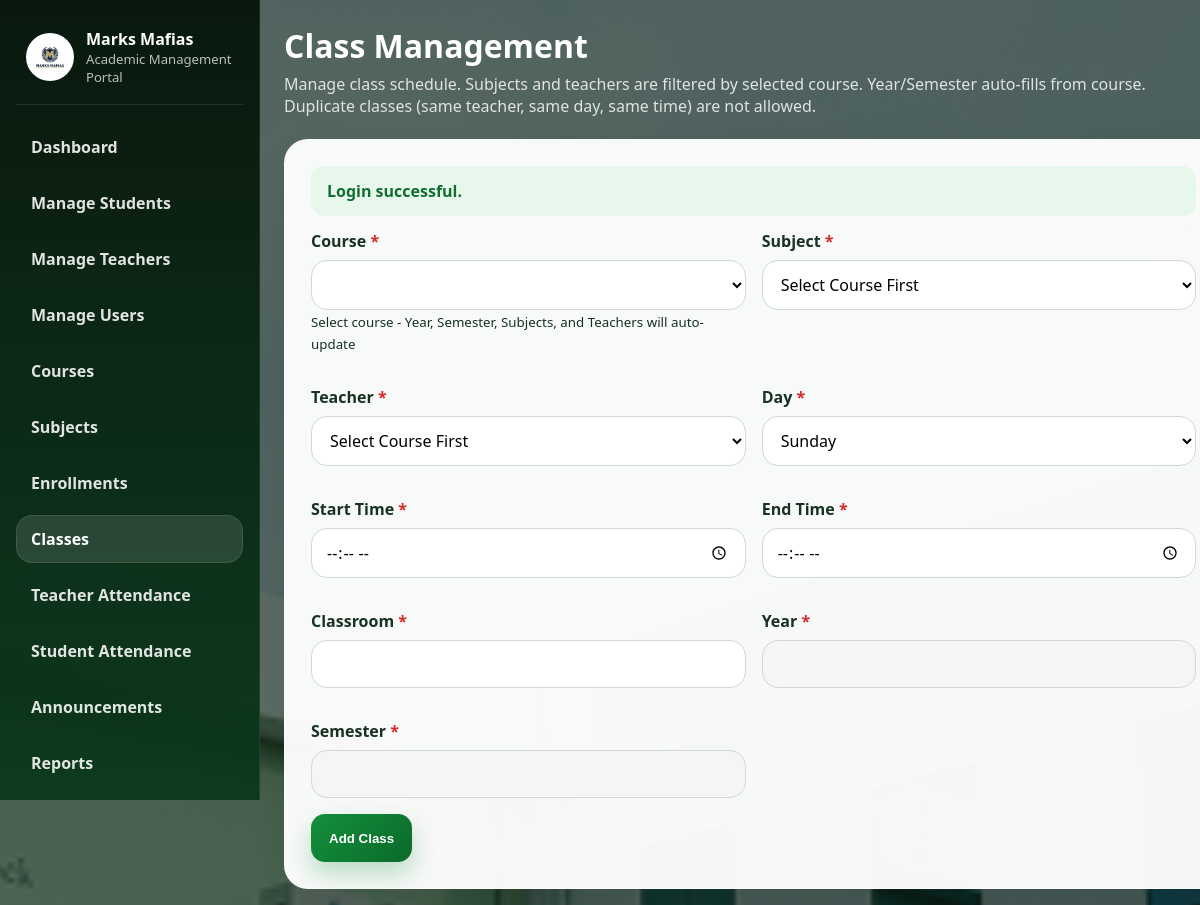
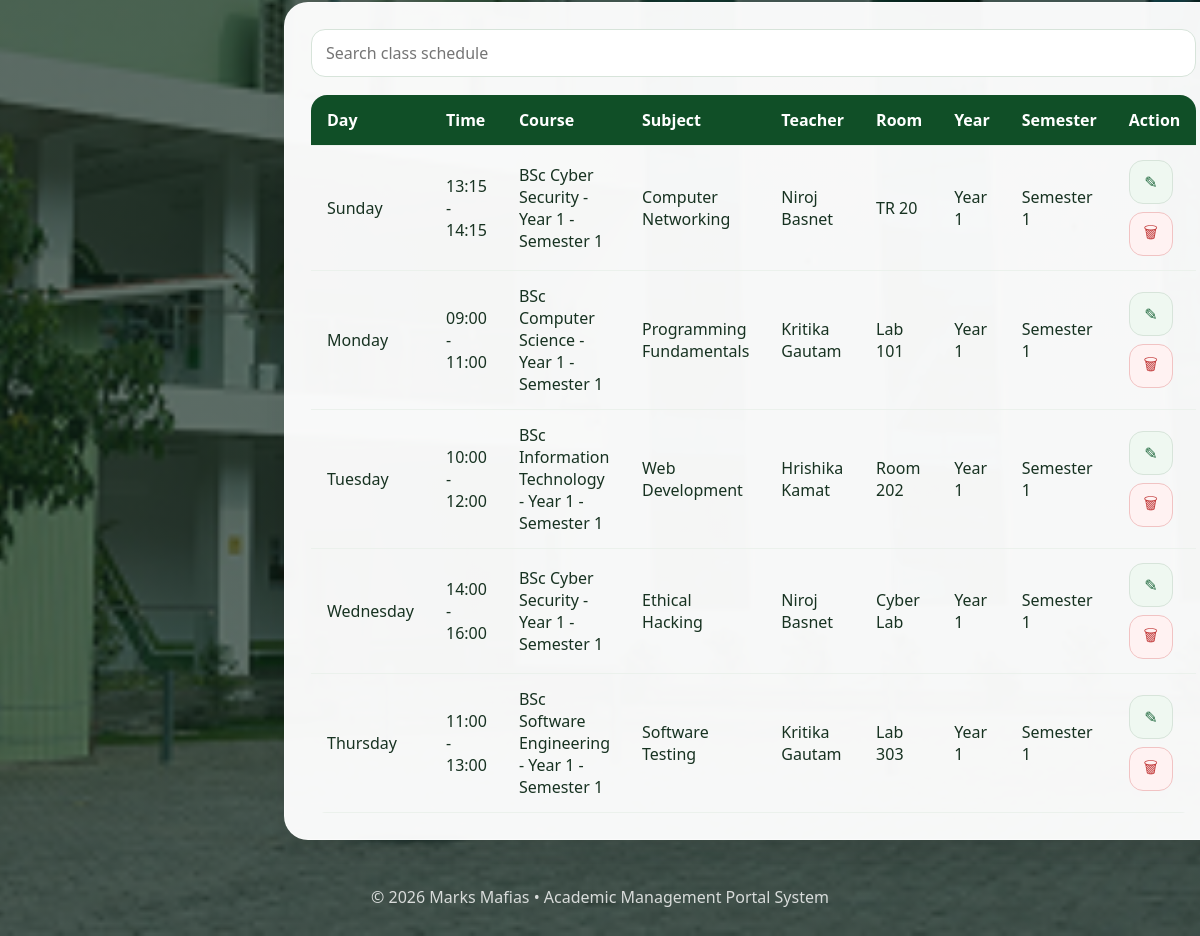
Screenshot of /public/admin/classes.php (signed in) with the database file from the repository (2 pictures, top to bottom).
### tables this page shows
CREATE TABLE `class_schedules` (
  `id` int(11) NOT NULL,
  `course_id` int(11) NOT NULL,
  `subject_id` int(11) NOT NULL,
  `teacher_id` int(11) NOT NULL,
  `day_name` varchar(20) NOT NULL,
  `start_time` time NOT NULL,
  `end_time` time NOT NULL,
  `classroom` varchar(80) NOT NULL,
  `year_label` varchar(30) NOT NULL,
  `semester` varchar(50) NOT NULL,
  `created_at` timestamp NOT NULL DEFAULT current_timestamp()
);

CREATE TABLE `courses` (
  `id` int(11) NOT NULL,
  `course_name` varchar(150) NOT NULL,
  `year_label` varchar(30) NOT NULL,
  `semester` varchar(60) NOT NULL,
  `created_at` timestamp NOT NULL DEFAULT current_timestamp()
);

CREATE TABLE `subjects` (
  `id` int(11) NOT NULL,
  `course_id` int(11) NOT NULL,
  `teacher_id` int(11) NOT NULL,
  `subject_code` varchar(40) NOT NULL,
  `subject_name` varchar(150) NOT NULL,
  `year_label` varchar(30) NOT NULL,
  `semester` varchar(60) NOT NULL,
  `created_at` timestamp NOT NULL DEFAULT current_timestamp()
);

CREATE TABLE `users` (
  `id` int(11) NOT NULL,
  `role` enum('admin','teacher','student') NOT NULL,
  `role_code` varchar(30) DEFAULT NULL,
  `name` varchar(120) NOT NULL,
  `email` varchar(150) NOT NULL,
  `password` varchar(255) NOT NULL,
  `photo` varchar(255) DEFAULT NULL,
  `dob` date DEFAULT NULL,
  `address` text DEFAULT NULL,
  `contact` varchar(40) DEFAULT NULL,
  `guardian` varchar(120) DEFAULT NULL,
  `qualification` varchar(120) DEFAULT NULL,
  `department` varchar(120) DEFAULT NULL,
  `status` enum('active','inactive') NOT NULL DEFAULT 'active',
  `reset_token` varchar(64) DEFAULT NULL,
  `otp_code` varchar(255) DEFAULT NULL,
  `otp_expires_at` datetime DEFAULT NULL,
  `otp_attempts` int(11) DEFAULT 0,
  `last_otp_request` datetime DEFAULT NULL,
  `reset_expires_at` datetime DEFAULT NULL,
  `created_at` timestamp NOT NULL DEFAULT current_timestamp()
);

### public/admin/classes.php (the view, shortened to what this page needs)
<?php
require_once dirname(dirname(__DIR__)) . '/includes/auth.php';
$edit = null;
$classes = $pdo->query('
    SELECT
        cs.*,
        c.course_name,
        s.subject_name,
        u.name AS teacher_name
    FROM class_schedules cs
    JOIN courses c ON c.id = cs.course_id
    JOIN subjects s ON s.id = cs.subject_id
    JOIN users u ON u.id = cs.teacher_id
    ORDER BY FIELD(day_name, "Sunday", "Monday", "Tuesday", "Wednesday", "Thursday", "Friday", "Saturday"), start_time
')->fetchAll();
include dirname(dirname(__DIR__)) . '/includes/header.php';
?>
<div class="dashboard-shell">
    <?php include dirname(dirname(__DIR__)) . '/includes/sidebar.php'; ?>
    <main class="main-panel">
        <div class="dashboard-top">
            <div class="dashboard-title">
                <h1>Class Management</h1>
                <p>Manage class schedule. Subjects and teachers are filtered by selected course. Year/Semester auto-fills from course. Duplicate classes (same teacher, same day, same time) are not allowed.</p>
            </div>
        </div>
        <div class="section-stack">
            <div class="form-card">
                <form method="post">
                    <div class="form-grid">
                        <div class="form-group">
                            <label>Course <span class="required">*</span></label>
                            <select name="course_id" id="course_id" required>
                            </select>
                            <small>Select course - Year, Semester, Subjects, and Teachers will auto-update</small>
                        </div>
                        <div class="form-group">
                            <label>Subject <span class="required">*</span></label>
                            <select name="subject_id" id="subject_id" required>
                                <option value="">Select Course First</option>
                            </select>
                        </div>
                        <div class="form-group">
                            <label>Teacher <span class="required">*</span></label>
                            <select name="teacher_id" id="teacher_id" required>
                                <option value="">Select Course First</option>
                            </select>
                        </div>
                        <div class="form-group">
                            <label>Day <span class="required">*</span></label>
                            <select name="day_name" required>
                                <?php foreach (day_options() as $day): ?>
                                    <option value="<?= e($day) ?>" <?= (($edit['day_name'] ?? '') === $day) ? 'selected' : '' ?>>
                                        <?= e($day) ?>
                                    </option>
                                <?php endforeach; ?>
                            </select>
                        </div>
                        <div class="form-group">
                            <label>Start Time <span class="required">*</span></label>
                            <input type="time" name="start_time" required value="<?= e($edit['start_time'] ?? '') ?>">
                        </div>
                        <div class="form-group">
                            <label>End Time <span class="required">*</span></label>
                            <input type="time" name="end_time" required value="<?= e($edit['end_time'] ?? '') ?>">
                        </div>
                        <div class="form-group">
                            <label>Classroom <span class="required">*</span></label>
                            <input type="text" name="classroom" required value="<?= e($edit['classroom'] ?? '') ?>">
                        </div>
                        <div class="form-group">
                            <label>Year <span class="required">*</span></label>
                            <input type="text" name="year_label" id="year_label" required value="<?= e($edit['year_label'] ?? '') ?>" readonly style="background:#f5f5f5;">
                        </div>
                        <div class="form-group">
                            <label>Semester <span class="required">*</span></label>
                            <input type="text" name="semester" id="semester" required value="<?= e($edit['semester'] ?? '') ?>" readonly style="background:#f5f5f5;">
                        </div>
                    </div>
                    <button class="btn btn-primary"><?= $edit ? 'Update Class' : 'Add Class' ?></button>
                </form>
            </div>
            <div class="table-card">
                <div class="search-row">
                    <input type="text" placeholder="Search class schedule" data-table-search="classTable">
                </div>
                <div class="table-wrap">
                    <table id="classTable">
                        <thead>
                            <tr>
                                <th>Day</th>
                                <th>Time</th>
                                <th>Course</th>
                                <th>Subject</th>
                                <th>Teacher</th>
                                <th>Room</th>
                                <th>Year</th>
                                <th>Semester</th>
                                <th>Action</th>
                            </tr>
                        </thead>
                        <tbody>
                            <?php foreach ($classes as $row): ?>
                                <tr>
                                    <td><?= e($row['day_name']) ?></td>
                                    <td><?= e(substr($row['start_time'], 0, 5) . ' - ' . substr($row['end_time'], 0, 5)) ?></td>
                                    <td><?= e($row['course_name']) ?> - <?= e($row['year_label']) ?> - <?= e($row['semester']) ?></td>
                                    <td><?= e($row['subject_name']) ?></td>
                                    <td><?= e($row['teacher_name']) ?></td>
                                    <td><?= e($row['classroom']) ?></td>
                                    <td><?= e($row['year_label']) ?></td>
                                    <td><?= e($row['semester']) ?></td>
                                    <td>
                                        <div class="inline-actions">
                                            <a class="icon-btn" title="Edit" href="?edit=<?= (int)$row['id'] ?>">✎</a>
                                            <form method="post">
                                                <button class="icon-btn danger" title="Delete" type="submit">🗑</button>
                                            </form>
                                        </div>
                                    </td>
                                </tr>
                            <?php endforeach; ?>
                        </tbody>
                    </table>
                </div>
            </div>
        </div>
    </main>
</div>
<?php include dirname(dirname(__DIR__)) . '/includes/footer.php'; ?>

### assets/css/style.css (style rules this page uses)
:root { --primary: #148f3c; --primary-dark: #0b6a2b; --primary-soft: #dff4e4; --accent: #f5fff7; --white: #fff; --text: #173221; --muted: #5f7567; --border: #d6e7da; --danger: #cf3a3a; --shadow: 0 14px 34px rgba(0, 0, 0, 0.08); --shadow-lg: 0 26px 60px rgba(0, 0, 0, 0.16); --radius: 18px; --radius-lg: 30px; }
* { box-sizing: border-box; }
html { scroll-behavior: smooth; }
body { margin: 0; font-family: Segoe UI, Tahoma, sans-serif; color: var(--text); background: linear-gradient(rgba(14, 36, 24, 0.68), rgba(14, 36, 24, 0.64)), url("../images/bg.jpg") center/cover no-repeat; background-attachment: scroll; }
a { text-decoration: none; color: inherit; }
.content-card, .table-card, .form-card, .panel-card { background: rgba(255, 255, 255, 0.96); border-radius: var(--radius); box-shadow: var(--shadow); border: 1px solid rgba(255, 255, 255, 0.5); }
.content-card, .form-card, .panel-card { padding: 24px; }
.table-card { padding: 20px; }
.section-stack { display: grid; gap: 18px; }
.form-row, .form-grid { display: grid; grid-template-columns: 1fr 1fr; gap: 16px; }
.form-group { margin-bottom: 16px; }
label { display: block; margin-bottom: 8px; font-weight: 700; }
.required { color: #d62828; }
input, select, textarea { width: 100%; min-height: 48px; padding: 12px 14px; border: 1px solid #cedbd1; border-radius: 16px; font: inherit; background: #fff; }
.btn { display: inline-flex; align-items: center; justify-content: center; min-height: 48px; padding: 0 18px; border: none; border-radius: 14px; font-weight: 700; cursor: pointer; transition: 0.2s ease; }
.btn-primary { background: linear-gradient(135deg, var(--primary), var(--primary-dark)); color: #fff; box-shadow: 0 12px 24px rgba(20, 143, 60, 0.28); }
.search-row { display: flex; gap: 12px; flex-wrap: wrap; align-items: center; margin-bottom: 16px; }
.search-row input, .search-row select { background: #fff; border: 1px solid #d7e4da; border-radius: 14px; min-height: 48px; padding: 12px 14px; }
.search-row input { flex: 1 1 260px; }
.table-wrap { overflow-x: auto; border-radius: 16px; }
table { width: 100%; border-collapse: collapse; background: transparent; }
thead { background: #104f27; color: #fff; }
th, td { padding: 14px 16px; text-align: left; vertical-align: top; border-bottom: 1px solid #ebf1ec; }
.inline-actions { display: flex; gap: 10px; align-items: center; flex-wrap: nowrap; }
.inline-actions form { margin: 0; }
.icon-btn, .btn-icon { display: inline-flex; align-items: center; justify-content: center; width: 42px; height: 42px; border-radius: 14px; border: 1px solid #d7e4da; background: #eff8f1; color: #196438; font-size: 1rem; }
.icon-btn.danger, .btn-icon.danger { background: #fff2f2; border-color: #f1c3c3; color: #c23a3a; }
.main-panel { display: flex; flex-direction: column; gap: 22px; }
.dashboard-top { margin-bottom: 0; }
.form-card, .table-card, .content-card, .panel-card { width: 100%; border-radius: 24px; }
.form-card { padding: 26px; }
.table-card { padding: 26px; }
.search-row { margin-bottom: 18px; }
.table-wrap { margin-top: 6px; }
.inline-actions { gap: 12px; }
.inline-actions form { display: inline-flex; margin: 0; }
.icon-btn, .btn-icon { width: 44px; height: 44px; flex: 0 0 auto; }

### assets/css/dashboard.css (style rules this page uses)
.dashboard-shell { display: block; min-height: 100vh; position: relative; }
.main-panel { margin-left: 260px; padding: 24px; overflow-x: hidden; min-height: 100vh; }
.dashboard-shell { display: block; }
.main-panel { padding: 24px; overflow-x: hidden; }
.dashboard-top { display: flex; align-items: center; justify-content: space-between; gap: 14px; margin-bottom: 18px; }
.dashboard-title h1 { margin: 0; color: #fff; font-size: 2rem; }
.dashboard-title p { margin: 6px 0 0; color: rgba(255, 255, 255, 0.82); }
.section-stack { display: grid; gap: 18px; }
.main-panel { display: flex; flex-direction: column; gap: 22px; }
.dashboard-top { margin-bottom: 0; }
.form-card, .table-card, .content-card, .panel-card { width: 100%; border-radius: 24px; }
.form-card { padding: 26px; }
.table-card { padding: 26px; }
.search-row { margin-bottom: 18px; }
.inline-actions { gap: 12px; }
.inline-actions form { display: inline-flex; margin: 0; }
.icon-btn, .btn-icon { width: 44px; height: 44px; flex: 0 0 auto; }
td { vertical-align: middle; }
.inline-actions { display: flex; gap: 8px; flex-wrap: wrap; }

### rows the page displays
class_schedules: day_name "Sunday", start_time+end_time "13:15 - 14:15", course.course_name "BSc Cyber Security", year_label "Year 1", semester "Semester 1", subject.subject_name "Computer Networking", teacher.name "Niroj Basnet", classroom "TR 20"
class_schedules: day_name "Monday", start_time+end_time "09:00 - 11:00", course.course_name "BSc Computer Science", year_label "Year 1", semester "Semester 1", subject.subject_name "Programming Fundamentals", teacher.name "Kritika Gautam", classroom "Lab 101"
class_schedules: day_name "Tuesday", start_time+end_time "10:00 - 12:00", course.course_name "BSc Information Technology", year_label "Year 1", semester "Semester 1", subject.subject_name "Web Development", teacher.name "Hrishika Kamat", classroom "Room 202"
class_schedules: day_name "Wednesday", start_time+end_time "14:00 - 16:00", course.course_name "BSc Cyber Security", year_label "Year 1", semester "Semester 1", subject.subject_name "Ethical Hacking", teacher.name "Niroj Basnet", classroom "Cyber Lab"
class_schedules: day_name "Thursday", start_time+end_time "11:00 - 13:00", course.course_name "BSc Software Engineering", year_label "Year 1", semester "Semester 1", subject.subject_name "Software Testing", teacher.name "Kritika Gautam", classroom "Lab 303"

### other values shown
$label "Dashboard"
$label "Manage Students"
$label "Manage Teachers"
$label "Manage Users"
$label "Courses"
$label "Subjects"
$label "Enrollments"
$label "Classes"
$label "Teacher Attendance"
$label "Student Attendance"
$label "Announcements"
$label "Reports"
$item['message'] "Login successful."
form field day_name "Sunday"
